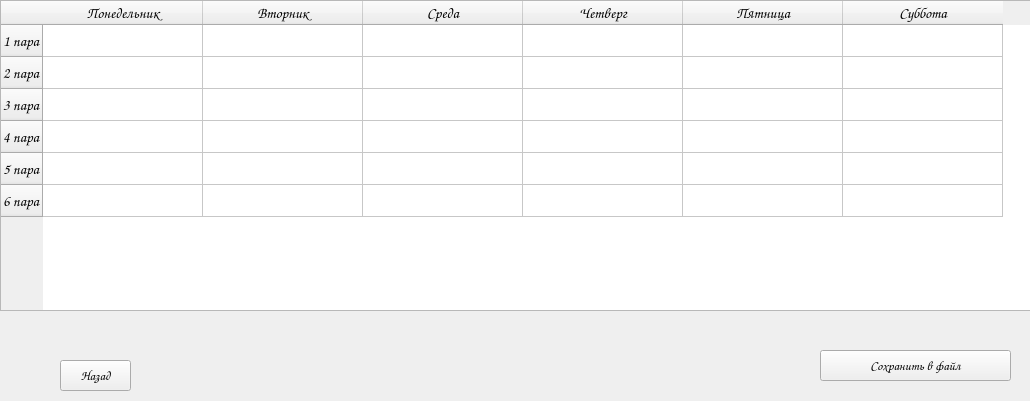
<?xml version="1.0" encoding="UTF-8"?>
<ui version="4.0">
 <class>Form</class>
 <widget class="QWidget" name="Form">
  <property name="geometry">
   <rect>
    <x>0</x>
    <y>0</y>
    <width>1030</width>
    <height>401</height>
   </rect>
  </property>
  <property name="sizePolicy">
   <sizepolicy hsizetype="Minimum" vsizetype="Minimum">
    <horstretch>0</horstretch>
    <verstretch>0</verstretch>
   </sizepolicy>
  </property>
  <property name="minimumSize">
   <size>
    <width>0</width>
    <height>0</height>
   </size>
  </property>
  <property name="baseSize">
   <size>
    <width>0</width>
    <height>0</height>
   </size>
  </property>
  <property name="windowTitle">
   <string>Просмотр расписания</string>
  </property>
  <property name="windowIcon">
   <iconset>
    <normaloff>timetable_icon.png</normaloff>timetable_icon.png</iconset>
  </property>
  <widget class="QTableWidget" name="tableWidget">
   <property name="geometry">
    <rect>
     <x>0</x>
     <y>0</y>
     <width>1061</width>
     <height>311</height>
    </rect>
   </property>
   <property name="sizePolicy">
    <sizepolicy hsizetype="Fixed" vsizetype="Fixed">
     <horstretch>0</horstretch>
     <verstretch>0</verstretch>
    </sizepolicy>
   </property>
   <property name="minimumSize">
    <size>
     <width>0</width>
     <height>0</height>
    </size>
   </property>
   <property name="baseSize">
    <size>
     <width>0</width>
     <height>0</height>
    </size>
   </property>
   <property name="font">
    <font>
     <family>Comic Sans MS</family>
     <pointsize>11</pointsize>
    </font>
   </property>
   <property name="sizeAdjustPolicy">
    <enum>QAbstractScrollArea::AdjustIgnored</enum>
   </property>
   <attribute name="horizontalHeaderDefaultSectionSize">
    <number>160</number>
   </attribute>
   <attribute name="horizontalHeaderMinimumSectionSize">
    <number>160</number>
   </attribute>
   <attribute name="verticalHeaderCascadingSectionResizes">
    <bool>false</bool>
   </attribute>
   <attribute name="verticalHeaderDefaultSectionSize">
    <number>32</number>
   </attribute>
   <row>
    <property name="text">
     <string>1 пара</string>
    </property>
   </row>
   <row>
    <property name="text">
     <string>2 пара</string>
    </property>
   </row>
   <row>
    <property name="text">
     <string>3 пара</string>
    </property>
   </row>
   <row>
    <property name="text">
     <string>4 пара</string>
    </property>
   </row>
   <row>
    <property name="text">
     <string>5 пара</string>
    </property>
   </row>
   <row>
    <property name="text">
     <string>6 пара</string>
    </property>
   </row>
   <column>
    <property name="text">
     <string>Понедельник</string>
    </property>
   </column>
   <column>
    <property name="text">
     <string>Вторник</string>
    </property>
   </column>
   <column>
    <property name="text">
     <string>Среда</string>
    </property>
   </column>
   <column>
    <property name="text">
     <string>Четверг</string>
    </property>
   </column>
   <column>
    <property name="text">
     <string>Пятница</string>
    </property>
   </column>
   <column>
    <property name="text">
     <string>Суббота</string>
    </property>
   </column>
   <item row="0" column="0">
    <property name="text">
     <string/>
    </property>
    <property name="font">
     <font>
      <family>Comic Sans MS</family>
      <pointsize>20</pointsize>
     </font>
    </property>
   </item>
   <item row="0" column="1">
    <property name="text">
     <string/>
    </property>
    <property name="flags">
     <set>ItemIsSelectable|ItemIsEditable|ItemIsDragEnabled|ItemIsUserCheckable|ItemIsEnabled</set>
    </property>
   </item>
   <item row="0" column="2">
    <property name="text">
     <string/>
    </property>
    <property name="flags">
     <set>ItemIsSelectable|ItemIsEditable|ItemIsDragEnabled|ItemIsUserCheckable|ItemIsEnabled</set>
    </property>
   </item>
   <item row="0" column="3">
    <property name="text">
     <string/>
    </property>
    <property name="flags">
     <set>ItemIsSelectable|ItemIsEditable|ItemIsDragEnabled|ItemIsUserCheckable|ItemIsEnabled</set>
    </property>
   </item>
   <item row="0" column="4">
    <property name="text">
     <string/>
    </property>
    <property name="flags">
     <set>ItemIsSelectable|ItemIsEditable|ItemIsDragEnabled|ItemIsUserCheckable|ItemIsEnabled</set>
    </property>
   </item>
   <item row="0" column="5">
    <property name="text">
     <string/>
    </property>
    <property name="flags">
     <set>ItemIsSelectable|ItemIsEditable|ItemIsDragEnabled|ItemIsUserCheckable|ItemIsEnabled</set>
    </property>
   </item>
   <item row="1" column="0">
    <property name="text">
     <string/>
    </property>
    <property name="flags">
     <set>ItemIsSelectable|ItemIsEditable|ItemIsDragEnabled|ItemIsUserCheckable|ItemIsEnabled</set>
    </property>
   </item>
   <item row="1" column="1">
    <property name="text">
     <string/>
    </property>
    <property name="flags">
     <set>ItemIsSelectable|ItemIsEditable|ItemIsDragEnabled|ItemIsUserCheckable|ItemIsEnabled</set>
    </property>
   </item>
   <item row="1" column="2">
    <property name="text">
     <string/>
    </property>
    <property name="flags">
     <set>ItemIsSelectable|ItemIsEditable|ItemIsDragEnabled|ItemIsUserCheckable|ItemIsEnabled</set>
    </property>
   </item>
   <item row="1" column="3">
    <property name="text">
     <string/>
    </property>
    <property name="flags">
     <set>ItemIsSelectable|ItemIsEditable|ItemIsDragEnabled|ItemIsUserCheckable|ItemIsEnabled</set>
    </property>
   </item>
   <item row="1" column="4">
    <property name="text">
     <string/>
    </property>
    <property name="flags">
     <set>ItemIsSelectable|ItemIsEditable|ItemIsDragEnabled|ItemIsUserCheckable|ItemIsEnabled</set>
    </property>
   </item>
   <item row="1" column="5">
    <property name="text">
     <string/>
    </property>
    <property name="flags">
     <set>ItemIsSelectable|ItemIsEditable|ItemIsDragEnabled|ItemIsUserCheckable|ItemIsEnabled</set>
    </property>
   </item>
   <item row="2" column="0">
    <property name="text">
     <string/>
    </property>
    <property name="flags">
     <set>ItemIsSelectable|ItemIsEditable|ItemIsDragEnabled|ItemIsUserCheckable|ItemIsEnabled</set>
    </property>
   </item>
   <item row="2" column="1">
    <property name="text">
     <string/>
    </property>
    <property name="flags">
     <set>ItemIsSelectable|ItemIsEditable|ItemIsDragEnabled|ItemIsUserCheckable|ItemIsEnabled</set>
    </property>
   </item>
   <item row="2" column="2">
    <property name="text">
     <string/>
    </property>
    <property name="flags">
     <set>ItemIsSelectable|ItemIsEditable|ItemIsDragEnabled|ItemIsUserCheckable|ItemIsEnabled</set>
    </property>
   </item>
   <item row="2" column="3">
    <property name="text">
     <string/>
    </property>
    <property name="flags">
     <set>ItemIsSelectable|ItemIsEditable|ItemIsDragEnabled|ItemIsUserCheckable|ItemIsEnabled</set>
    </property>
   </item>
   <item row="2" column="4">
    <property name="text">
     <string/>
    </property>
    <property name="flags">
     <set>ItemIsSelectable|ItemIsEditable|ItemIsDragEnabled|ItemIsUserCheckable|ItemIsEnabled</set>
    </property>
   </item>
   <item row="2" column="5">
    <property name="text">
     <string/>
    </property>
    <property name="flags">
     <set>ItemIsSelectable|ItemIsEditable|ItemIsDragEnabled|ItemIsUserCheckable|ItemIsEnabled</set>
    </property>
   </item>
   <item row="3" column="0">
    <property name="text">
     <string/>
    </property>
    <property name="flags">
     <set>ItemIsSelectable|ItemIsEditable|ItemIsDragEnabled|ItemIsUserCheckable|ItemIsEnabled</set>
    </property>
   </item>
   <item row="3" column="1">
    <property name="text">
     <string/>
    </property>
    <property name="flags">
     <set>ItemIsSelectable|ItemIsEditable|ItemIsDragEnabled|ItemIsUserCheckable|ItemIsEnabled</set>
    </property>
   </item>
   <item row="3" column="2">
    <property name="text">
     <string/>
    </property>
    <property name="flags">
     <set>ItemIsSelectable|ItemIsEditable|ItemIsDragEnabled|ItemIsUserCheckable|ItemIsEnabled</set>
    </property>
   </item>
   <item row="3" column="3">
    <property name="text">
     <string/>
    </property>
    <property name="flags">
     <set>ItemIsSelectable|ItemIsEditable|ItemIsDragEnabled|ItemIsUserCheckable|ItemIsEnabled</set>
    </property>
   </item>
   <item row="3" column="4">
    <property name="text">
     <string/>
    </property>
    <property name="flags">
     <set>ItemIsSelectable|ItemIsEditable|ItemIsDragEnabled|ItemIsUserCheckable|ItemIsEnabled</set>
    </property>
   </item>
   <item row="3" column="5">
    <property name="text">
     <string/>
    </property>
    <property name="flags">
     <set>ItemIsSelectable|ItemIsEditable|ItemIsDragEnabled|ItemIsUserCheckable|ItemIsEnabled</set>
    </property>
   </item>
   <item row="4" column="0">
    <property name="text">
     <string/>
    </property>
    <property name="flags">
     <set>ItemIsSelectable|ItemIsEditable|ItemIsDragEnabled|ItemIsUserCheckable|ItemIsEnabled</set>
    </property>
   </item>
   <item row="4" column="1">
    <property name="text">
     <string/>
    </property>
    <property name="flags">
     <set>ItemIsSelectable|ItemIsEditable|ItemIsDragEnabled|ItemIsUserCheckable|ItemIsEnabled</set>
    </property>
   </item>
   <item row="4" column="2">
    <property name="text">
     <string/>
    </property>
    <property name="flags">
     <set>ItemIsSelectable|ItemIsEditable|ItemIsDragEnabled|ItemIsUserCheckable|ItemIsEnabled</set>
    </property>
   </item>
   <item row="4" column="3">
    <property name="text">
     <string/>
    </property>
    <property name="flags">
     <set>ItemIsSelectable|ItemIsEditable|ItemIsDragEnabled|ItemIsUserCheckable|ItemIsEnabled</set>
    </property>
   </item>
   <item row="4" column="4">
    <property name="text">
     <string/>
    </property>
    <property name="flags">
     <set>ItemIsSelectable|ItemIsEditable|ItemIsDragEnabled|ItemIsUserCheckable|ItemIsEnabled</set>
    </property>
   </item>
   <item row="4" column="5">
    <property name="text">
     <string/>
    </property>
    <property name="flags">
     <set>ItemIsSelectable|ItemIsEditable|ItemIsDragEnabled|ItemIsUserCheckable|ItemIsEnabled</set>
    </property>
   </item>
   <item row="5" column="0">
    <property name="text">
     <string/>
    </property>
    <property name="flags">
     <set>ItemIsSelectable|ItemIsEditable|ItemIsDragEnabled|ItemIsUserCheckable|ItemIsEnabled</set>
    </property>
   </item>
   <item row="5" column="1">
    <property name="text">
     <string/>
    </property>
    <property name="flags">
     <set>ItemIsSelectable|ItemIsEditable|ItemIsDragEnabled|ItemIsUserCheckable|ItemIsEnabled</set>
    </property>
   </item>
   <item row="5" column="2">
    <property name="text">
     <string/>
    </property>
    <property name="flags">
     <set>ItemIsSelectable|ItemIsEditable|ItemIsDragEnabled|ItemIsUserCheckable|ItemIsEnabled</set>
    </property>
   </item>
   <item row="5" column="3">
    <property name="text">
     <string/>
    </property>
    <property name="flags">
     <set>ItemIsSelectable|ItemIsEditable|ItemIsDragEnabled|ItemIsUserCheckable|ItemIsEnabled</set>
    </property>
   </item>
   <item row="5" column="4">
    <property name="text">
     <string/>
    </property>
    <property name="flags">
     <set>ItemIsSelectable|ItemIsEditable|ItemIsDragEnabled|ItemIsUserCheckable|ItemIsEnabled</set>
    </property>
   </item>
   <item row="5" column="5">
    <property name="text">
     <string/>
    </property>
    <property name="flags">
     <set>ItemIsSelectable|ItemIsEditable|ItemIsDragEnabled|ItemIsUserCheckable|ItemIsEnabled</set>
    </property>
   </item>
  </widget>
  <widget class="QPushButton" name="pushButton_back">
   <property name="geometry">
    <rect>
     <x>60</x>
     <y>360</y>
     <width>71</width>
     <height>31</height>
    </rect>
   </property>
   <property name="font">
    <font>
     <family>Comic Sans MS</family>
     <pointsize>10</pointsize>
    </font>
   </property>
   <property name="text">
    <string>Назад</string>
   </property>
  </widget>
  <widget class="QPushButton" name="pushButton_save_in_file">
   <property name="geometry">
    <rect>
     <x>820</x>
     <y>350</y>
     <width>191</width>
     <height>31</height>
    </rect>
   </property>
   <property name="font">
    <font>
     <family>Comic Sans MS</family>
     <pointsize>10</pointsize>
    </font>
   </property>
   <property name="text">
    <string>Сохранить в файл</string>
   </property>
  </widget>
 </widget>
 <resources/>
 <connections/>
</ui>
